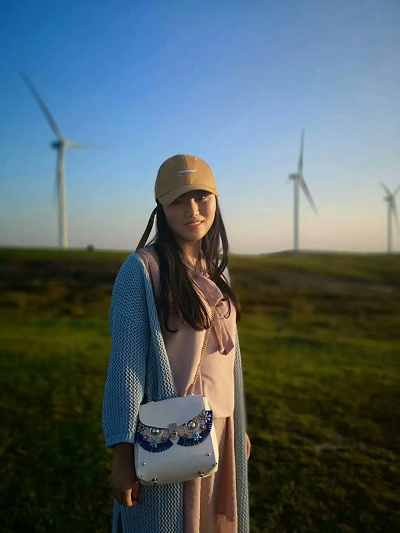
#> input picture blog40-ImageSegmentation/nv.png, 400 x 533 px, found by its file name
$ python blog33_10_kt.py
#> lines starting #> are read from the running program, lines starting #| are printed output that depends on the picture; after the words box and inside, x2 and y2 are one past the last pixel; in counts of white or black regions, pixels touching at a corner belong together
#coding:utf-8
#By:Eastmount CSDN 2020-12-22
import cv2
import numpy as np

#读取原始图像
img = cv2.imread('nv.png')
#> img is the input picture: shape (533, 400, 3); mean B, G, R 102.8, 99, 83.8

#定义双边滤波的数目
num_bilateral = 7

#用高斯金字塔降低取样
img_color = img

#双边滤波处理
for i in range(num_bilateral):
    img_color = cv2.bilateralFilter(img_color, d=9, sigmaColor=9, sigmaSpace=7)

#灰度图像转换
img_gray = cv2.cvtColor(img, cv2.COLOR_RGB2GRAY)
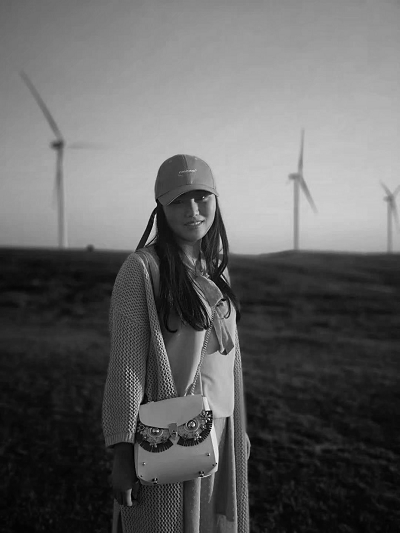
#> img_gray: shape (533, 400); min 0, max 251, mean 98.4

#中值滤波处理
img_blur = cv2.medianBlur(img_gray, 7)

#边缘检测及自适应阈值化处理
img_edge = cv2.adaptiveThreshold(img_blur, 255,
                                 cv2.ADAPTIVE_THRESH_MEAN_C,
                                 cv2.THRESH_BINARY,
                                 blockSize=9,
                                 C=2)
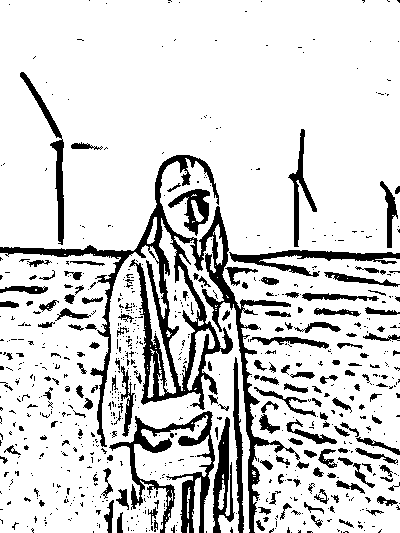
#> img_edge: shape (533, 400); 83.6% white; 745 black regions (582 under 20 px), largest, box (x1, y1, x2, y2) and area: (0, 155, 300, 533) 11812, (109, 411, 215, 533) 3234, (229, 250, 400, 277) 1489

#转换回彩色图像
img_edge = cv2.cvtColor(img_edge, cv2.COLOR_GRAY2RGB)

#与运算
img_cartoon = cv2.bitwise_and(img_color, img_edge)
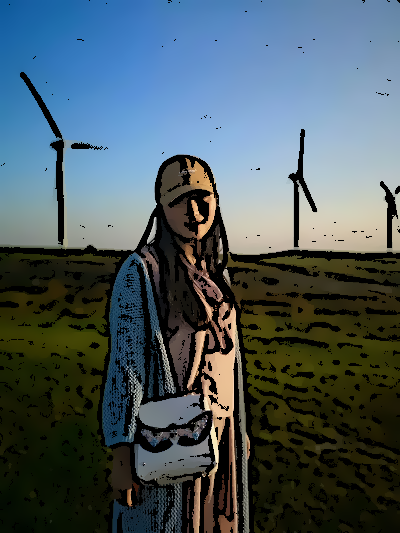
#> img_cartoon: shape (533, 400, 3); mean B, G, R 95.8, 89.7, 74.1

#显示图像
cv2.imshow('src', img)
cv2.imshow('dst', img_cartoon)
cv2.waitKey()
cv2.destroyAllWindows()

$ run again, with blog40-ImageSegmentation/hua.png copied over blog40-ImageSegmentation/nv.png
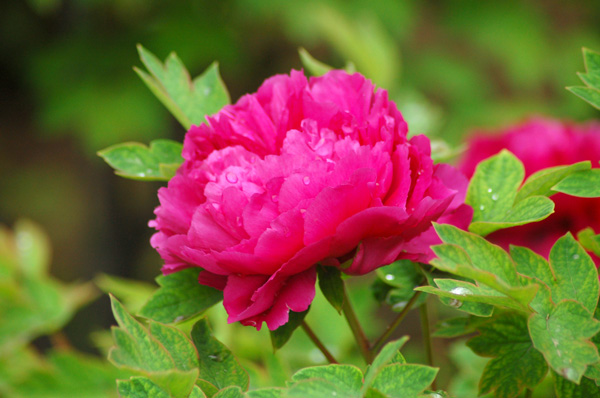
#> input picture blog40-ImageSegmentation/hua.png, 600 x 398 px, found by its file name
#> img is the input picture: shape (398, 600, 3); mean B, G, R 56.8, 94.7, 121.2
#> `img_edge = cv2.adaptiveThreshold(img_blur, 255, cv2.ADAPTIVE_THRESH_ME..`:
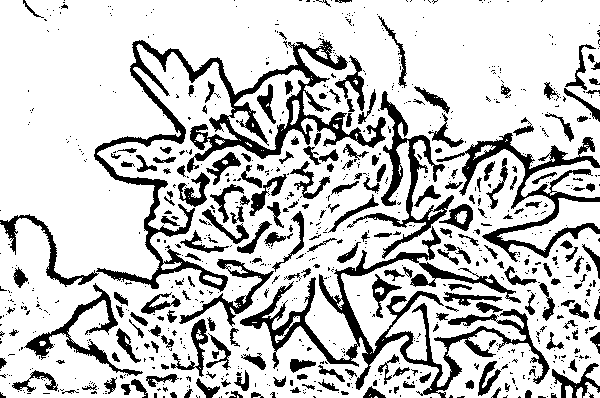
#> img_edge: shape (398, 600); 78.1% white; 865 black regions (642 under 20 px), largest, box (x1, y1, x2, y2) and area: (94, 38, 386, 292) 9645, (240, 226, 550, 398) 8228, (436, 133, 600, 262) 3916
#> `img_cartoon = cv2.bitwise_and(img_color, img_edge)`:
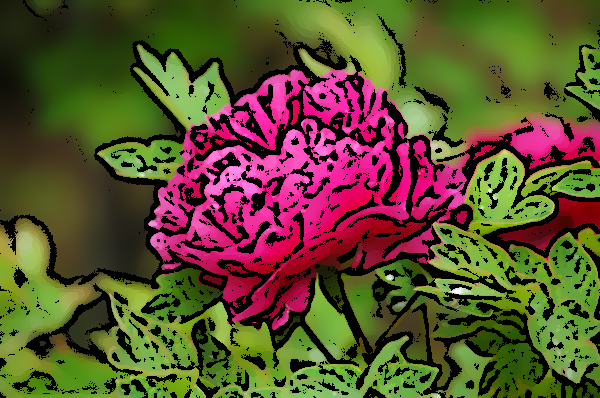
#> img_cartoon: shape (398, 600, 3); mean B, G, R 44.4, 78.9, 91.6

$ run again, with blog40-ImageSegmentation/scenery.png copied over blog40-ImageSegmentation/nv.png
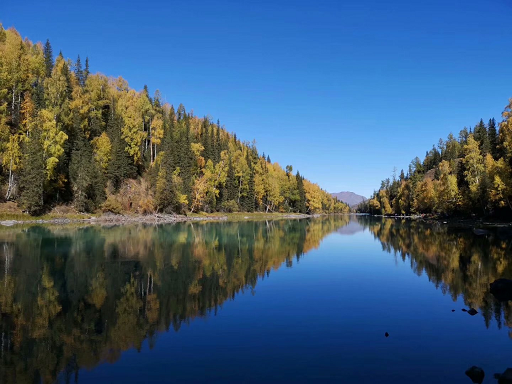
#> input picture blog40-ImageSegmentation/scenery.png, 512 x 384 px, found by its file name
#> img is the input picture: shape (384, 512, 3); mean B, G, R 117.2, 91.6, 64.3
#> `img_edge = cv2.adaptiveThreshold(img_blur, 255, cv2.ADAPTIVE_THRESH_ME..`:
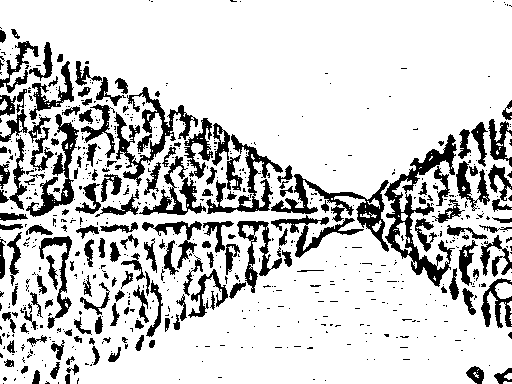
#> img_edge: shape (384, 512); 81% white; 684 black regions (519 under 20 px), largest, box (x1, y1, x2, y2) and area: (384, 134, 457, 287) 2761, (271, 174, 389, 252) 1904, (114, 87, 198, 186) 1870
#> `img_cartoon = cv2.bitwise_and(img_color, img_edge)`:
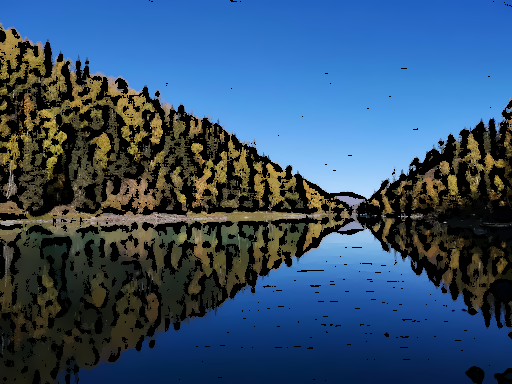
#> img_cartoon: shape (384, 512, 3); mean B, G, R 108.4, 79.6, 51.5
